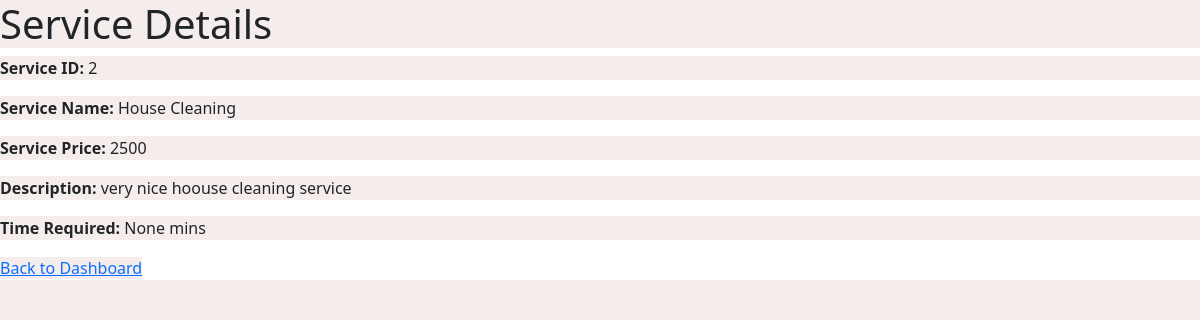
Before: /service/2 with the older database file.
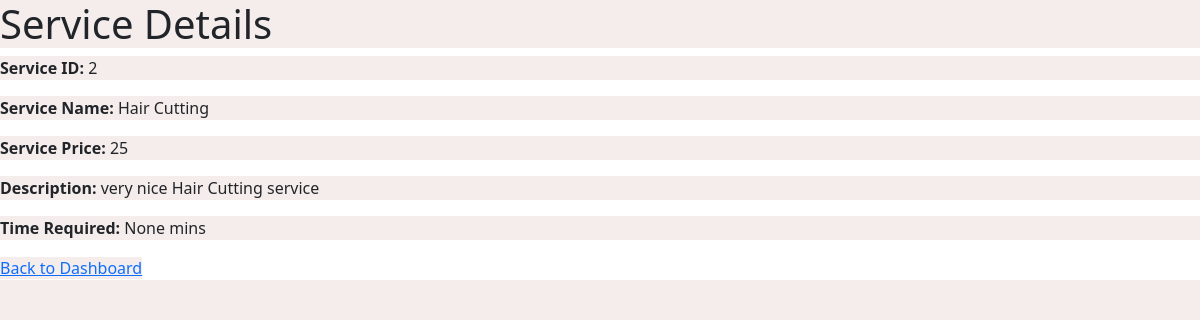
After: the same page with the newer database file.
### backend/models.py (models this page shows)
class Service(db.Model):
    __tablename__ = "service"
    id = db.Column(db.Integer, primary_key=True, autoincrement=True)
    name = db.Column(db.String, nullable=False)
    price = db.Column(db.Integer, nullable=False)
    time_required = db.Column(db.Integer, nullable=True)  # True for now
    description = db.Column(db.String, nullable=False)

### backend/controller.py (the view)
@app.route("/service/<int:service_id>", methods=["GET"])
def service_details(service_id):
    service = Service.query.get(service_id)
    if service:
        return render_template("service_details.html", service=service)
    else:
        return "Service not found", 404

### templates/service_details.html (shortened to what this page needs)
<!DOCTYPE html>
<html lang="en">
<head>
  <link rel="stylesheet" href="/static/style.css" />
  <link href="https://cdn.jsdelivr.net/npm/bootstrap@5.0.2/dist/css/bootstrap.min.css" rel="stylesheet"
 />
</head>
<body>
  <h1>Service Details</h1>
  <p><strong>Service ID:</strong> {{ service.id }}</p>
  <p><strong>Service Name:</strong> {{ service.name }}</p>
  <p><strong>Service Price:</strong> {{ service.price }}</p>
  <p><strong>Description:</strong> {{ service.description }}</p>
  <p><strong>Time Required:</strong> {{ service.time_required }} mins</p>
  <a href="{{ url_for('user_login') }}">Back to Dashboard</a>
</body>
</html>

### static/style.css (style rules this page uses)
* { margin: 0; background-color: #f5ecec; }
a { color: black; }

Changed rows visible on the page:
changed Service "None": name "House Cleaning" → "Hair Cutting"; price "2500" → "25"; description "very nice hoouse cleaning service" → "very nice Hair Cutting service"
